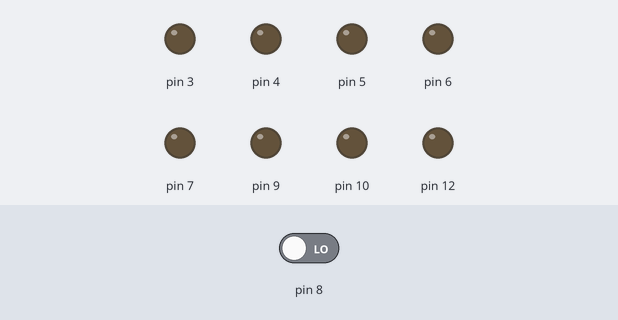
Simulated run of this sketch. Board: Arduino Uno, built with avr-gcc and run on an emulated ATmega328P. On the bench: output pins drawn as LEDs (lit = HIGH). The test bench sets the inputs (shaded band); at power-on: pin 8 LOW.

Above: at 1.2 s.
1.3 s: pin 8 driven HIGH
At 2.95 s:
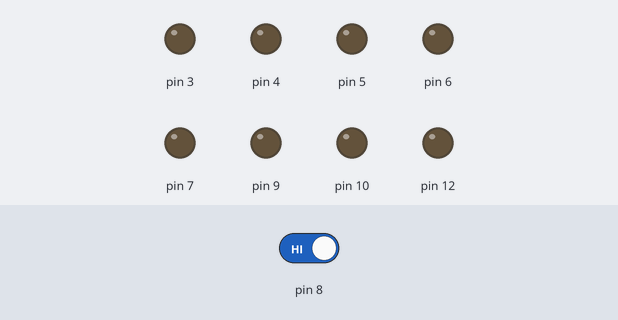
4.3 s: pin 8 driven LOW
7.3 s: pin 8 driven HIGH
At 8.11 s:
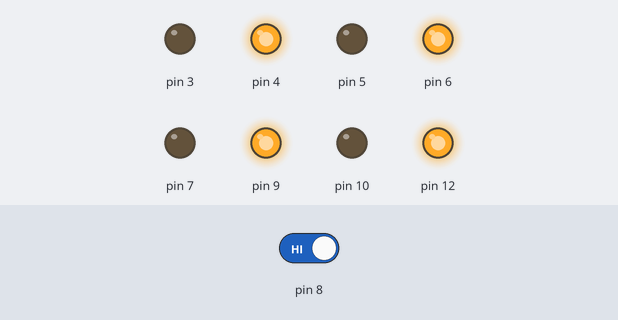
Timing chart, 0 to 16.3 s (numbered marks = the images above; inputs shaded):
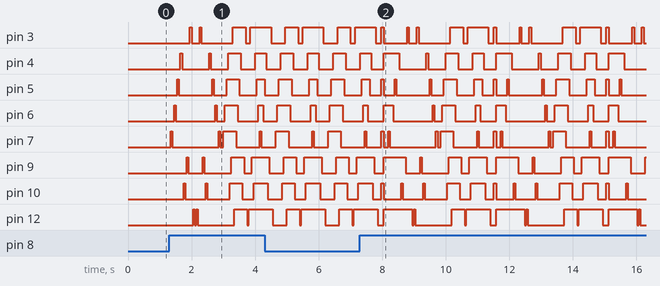

The sketch:

leds-secuenciales.ino
```cpp
void funcion1();
void funcion2();
void funcion3();
static int cont=0;
void setup(){                    //Configuracion de conexiones para las entradas y salidas del ARduiNo
  pinMode(7, OUTPUT);
  pinMode (6, OUTPUT);
  pinMode (5, OUTPUT);
  pinMode (4, OUTPUT);
  pinMode(10, OUTPUT);
  pinMode (9, OUTPUT);
  pinMode (3, OUTPUT);
  pinMode (12, OUTPUT);
  pinMode (8,INPUT);
}

void loop(){

    if(digitalRead(8)==HIGH){       //Si pulso el boton
    cont=cont+1;      //cont va valer 1
    }

    inicio:
    switch(cont){        //Evalua cont, segun los distintos valores que tenga el mismo

    case 1:         //si es 1 realiza las instrucciones de la funcion 1
    funcion1();
    cont=cont+1;  //Ahora cont es igual a 2
    goto inicio;
    break;

    case 2:    //Como es igual 2 realizara las instrucciones de la  funcion 2
    funcion2();
    cont=cont+1;  //Se transforma en 3
    goto inicio;
    break;

    case 3:      //Ya que es 3, realizara las instrucciones de la funcion 3
    funcion3();
    cont=1;      //retorno a la funcion 1
    goto inicio;
    break;
    }
}


  void funcion1() {
  int ban=1;
  do{
  delay(50);
  digitalWrite (7, HIGH);
  delay(50);
  digitalWrite(7, LOW);
  delay(50);
  digitalWrite (6, HIGH);
  delay(50);
  digitalWrite(6, LOW);
  delay(50);
  digitalWrite (5, HIGH);
  delay(50);
  digitalWrite(5, LOW);
  delay(50);
  digitalWrite (4, HIGH);
  delay(50);
  digitalWrite(4, LOW);
  delay(50);
  digitalWrite (10, HIGH);
  delay(50);
  digitalWrite(10, LOW);
  delay(50);
  digitalWrite (9, HIGH);
  delay(50);
  digitalWrite(9, LOW);
  delay(50);
  digitalWrite (3, HIGH);
  delay(50);
  digitalWrite(3, LOW);
  delay(50);
  digitalWrite (12, HIGH);
  delay(50);
  digitalWrite(12, LOW);
  delay(50);
  digitalWrite (12, HIGH);
  delay(50);
  digitalWrite(12, LOW);
  delay(50);
  digitalWrite (3, HIGH);
  delay(50);
  digitalWrite(3, LOW);
  delay(50);
  digitalWrite (9, HIGH);
  delay(50);
  digitalWrite(9, LOW);
  delay(50);
  digitalWrite (10, HIGH);
  delay(50);
  digitalWrite(10, LOW);
  delay(50);
  digitalWrite (4, HIGH);
  delay(50);
  digitalWrite(4, LOW);
  delay(50);
  digitalWrite (5, HIGH);
  delay(50);
  digitalWrite(5, LOW);
  delay(50);
  digitalWrite (6, HIGH);
  delay(50);
  digitalWrite(6, LOW);
  delay(50);
  digitalWrite (7, HIGH);
  delay(50);
  digitalWrite(7, LOW);
  delay(50);
  if(digitalRead(8)==HIGH){
  ban=0;
  }
 }
  while(ban==1);
}

  void funcion2(){
  int ban=1;
  do{
  delay(50);
  digitalWrite (7, HIGH);
  delay(50);
  digitalWrite(6, HIGH);
  delay(50);
  digitalWrite (5, HIGH);
  delay(50);
  digitalWrite(4, HIGH);
  delay(50);
  digitalWrite (10, HIGH);
  delay(50);
  digitalWrite(9, HIGH);
  delay(50);
  digitalWrite (3, HIGH);
  delay(50);
  digitalWrite(12, HIGH);
  delay(50);
  digitalWrite (7, LOW);
  delay(50);
  digitalWrite(6, LOW);
  delay(50);
  digitalWrite (5, LOW);
  delay(50);
  digitalWrite(4, LOW);
  delay(50);
  digitalWrite (10, LOW);
  delay(50);
  digitalWrite(9, LOW);
  delay(50);
  digitalWrite (3, LOW);
  delay(50);
  digitalWrite(12, LOW);
  delay(50);
  //
  digitalWrite (12, HIGH);
  delay(50);
  digitalWrite(3, HIGH);
  delay(50);
  digitalWrite (9, HIGH);
  delay(50);
  digitalWrite(10, HIGH);
  delay(50);
  digitalWrite (4, HIGH);
  delay(50);
  digitalWrite(5, HIGH);
  delay(50);
  digitalWrite (6, HIGH);
  delay(50);
  digitalWrite(7, HIGH);
  delay(50);
  digitalWrite (7, LOW);
  delay(50);
  digitalWrite(6, LOW);
  delay(50);
  digitalWrite (5, LOW);
  delay(50);
  digitalWrite(4, LOW);
  delay(50);
  digitalWrite (10, LOW);
  delay(50);
  digitalWrite(9, LOW);
  delay(50);
  digitalWrite (3, LOW);
  delay(50);
  digitalWrite(12, LOW);
  delay(50);

  if(digitalRead(8)==HIGH){
  ban=0;
  }
  }
  while(ban==1);
}

  void funcion3(){
  int ban=1;
  do{
  delay(70);
  digitalWrite (7, HIGH);
  digitalWrite(5, HIGH);
  digitalWrite (10, HIGH);
  digitalWrite(3, HIGH);
  digitalWrite(6, LOW);
  digitalWrite (4, LOW);
  digitalWrite(9, LOW);
  digitalWrite (12, LOW);
  delay(70);
  digitalWrite (7, LOW);
  digitalWrite(5, LOW);
  digitalWrite (10, LOW);
  digitalWrite(3, LOW);
  digitalWrite(6, HIGH);
  digitalWrite (4, HIGH);
  digitalWrite(9, HIGH);
  digitalWrite (12, HIGH);
  delay(100);
  if(digitalRead(8)==HIGH){
  ban=0;
  }
 }
  while(ban==1);
}
```

Measured:
- after the input at 1.3 s, pin 3: goes HIGH 0.05 s, LOW 0.25 s, HIGH 0.05 s, LOW 1.0 s, HIGH 0.40 s, LOW 0.15 s, then HIGH, starting after 0.65 s; pin 4: goes HIGH 0.05 s, LOW 0.85 s, HIGH 0.05 s, LOW 0.55 s, HIGH 0.40 s, LOW 0.45 s, then HIGH, starting after 0.35 s
- by itself, pin 6: repeats every 3.5 s: LOW 0.49 s, HIGH 0.30 s, LOW 1.3 s, HIGH 0.05 s, LOW 0.25 s, HIGH 0.40 s, LOW 0.65 s, HIGH 0.15 s
- by itself, pin 7: repeats every 3.5 s: LOW 0.47 s, HIGH 0.07 s, LOW 0.15 s, HIGH 0.05 s, LOW 1.5 s, HIGH 0.05 s, LOW 0.10 s, HIGH 0.40 s, LOW 0.75 s, HIGH 0.05 s
